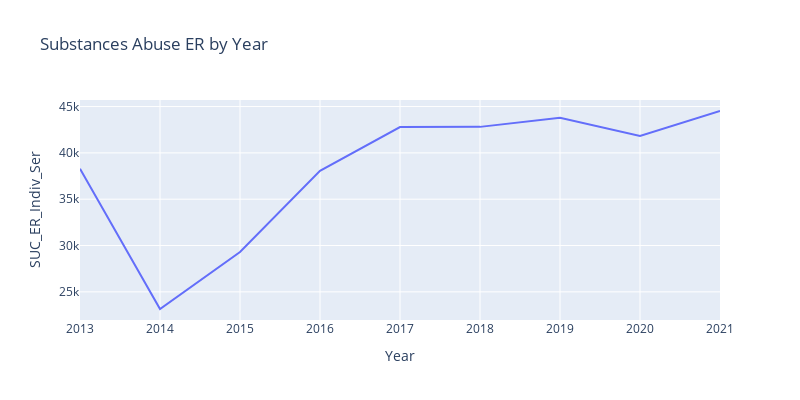

The cell this chart's notebook holds for it:
### Code cell
# SUC_ER_Indiv_Ser

df_plot = DA[['Year','SUC_ER_Indiv_Ser']].groupby(['Year']).sum().reset_index()
fig = px.line(df_plot, x="Year", y="SUC_ER_Indiv_Ser", title='Substances Abuse ER by Year', width=800, height=400)

fig.show()

### Figure 1 — Plotly figure (JSON) as saved in the notebook; plotly's stock layout.template omitted (floating-point values rounded to 4 significant figures)
{"data": [{"hovertemplate": "Year=%{x}<br>SUC_ER_Indiv_Ser=%{y}<extra></extra>", "legendgroup": "", "line": {"color": "#636efa", "dash": "solid"}, "marker": {"symbol": "circle"}, "mode": "lines", "name": "", "orientation": "v", "showlegend": false, "type": "scatter", "x": [2013, 2014, 2015, 2016, 2017, 2018, 2019, 2020, 2021], "xaxis": "x", "y": [38280.0, 23150.0, 29300.0, 38060.0, 42780.0, 42810.0, 43780.0, 41830.0, 44520.0], "yaxis": "y"}], "layout": {"height": 400, "legend": {"tracegroupgap": 0}, "title": {"text": "Substances Abuse ER by Year"}, "width": 800, "xaxis": {"anchor": "y", "domain": [0, 1], "title": {"text": "Year"}}, "yaxis": {"anchor": "x", "domain": [0, 1], "title": {"text": "SUC_ER_Indiv_Ser"}}}}
